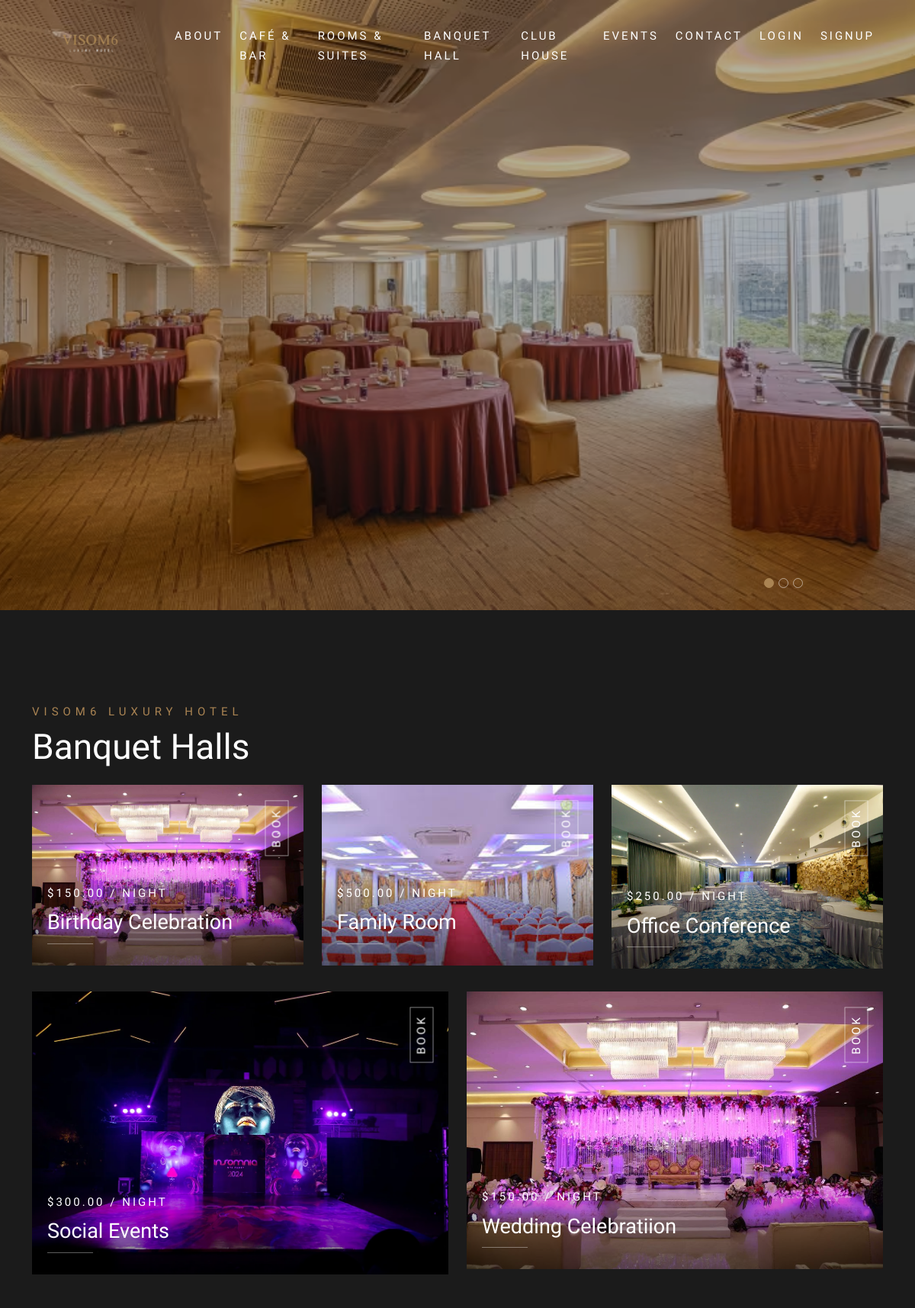
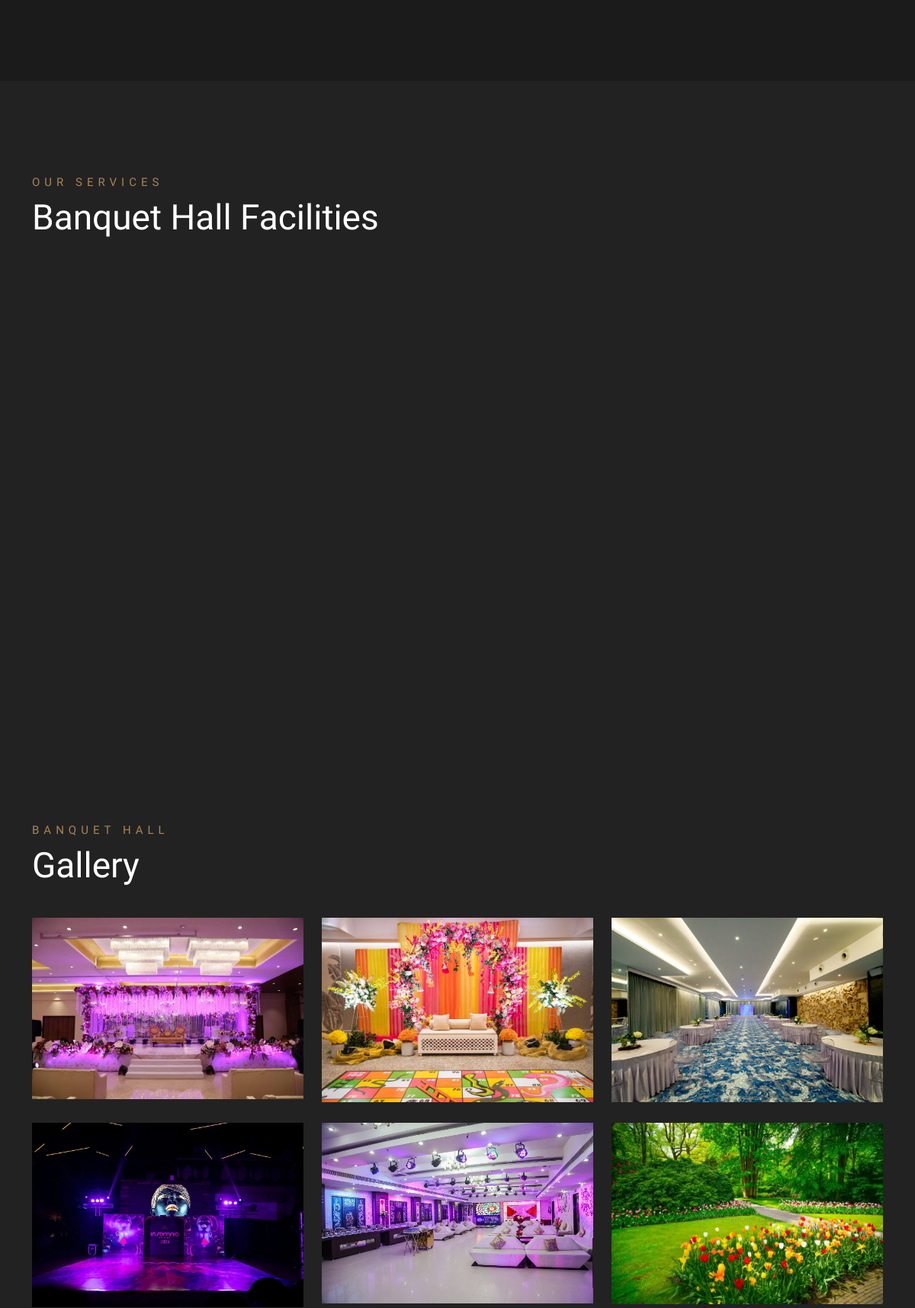
/banquet/ (upper part), run on the app's committed database (2 pictures, top to bottom).
### visom6/models.py (models this page shows, shortened)
class Hall(models.Model):
    BANQUET_TYPES = [
        ('birthday_hall', 'Birthday Celebration'),
        ('family_hall', 'Family Room'),
        ('office_hall', 'Office Conference'),
        ('social_hall', 'Social Events'),
        ('wedding_hall', 'Wedding Celebratiion'),
    ]
    hall_type = models.CharField(max_length=20, choices=BANQUET_TYPES, unique=True)
    price_per_night = models.DecimalField(max_digits=6, decimal_places=2)
    description = models.TextField(blank=True, null=True)
    image = models.ImageField(upload_to='halls/', blank=True, null=True)
    image1 = models.ImageField(upload_to='halls/', blank=True, null=True)
    image2= models.ImageField(upload_to='halls/', blank=True, null=True)
    max_persons = models.IntegerField()

### visom6/views.py (the view)
# urls.py: path('banquet/',views.banquet),
def banquet(request):
    halls = Hall.objects.all()  # Retrieve all hall instances
    return render(request, 'banquet.html', {'halls': halls})

### templates/banquet.html (shortened to what this page needs)
{% load static %}
{% include "header.html" %}
    <header class="header slider">
        <div class="owl-carousel owl-theme">
            <div class="text-center item bg-img" data-overlay-dark="3" data-background={% static "img/restaurant/s1.avif" %}></div>
        </div>
    </header>
    <section class="rooms1 section-padding bg-darkblack" data-scroll-index="1">
        <div class="container">
            <div class="row">
                <div class="col-md-12">
                    <div class="section-subtitle">Visom6 Luxury Hotel</div>
                    <div class="section-title">Banquet Halls</div>
                </div>
            </div>
            <div class="row">
                {% for hall in halls %}
                    <div class="{% if forloop.counter == 4 or forloop.counter == 5 %}col-md-6{% else %}col-md-4{% endif %}">
                        <div class="item">
                            <div class="position-re o-hidden">
                                <img src="{{ hall.image.url }}" alt="">
                            </div>
                            <span class="category"><a href="{% url 'booking_hall' hall.id %}">Book</a></span>
                            <div class="con">
                                <h6><a href="{% url 'booking_hall' hall.id %}">${{ hall.price_per_night }} / Night</a></h6>
                                <h5><a href="{% url 'booking_hall' hall.id %}">{{ hall.get_hall_type_display }}</a></h5>
                                <div class="line"></div>
                            </div>
                        </div>
                    </div>
                {% endfor %}
            </div>
        </div>
    </section>
    <section class="facilties section-padding">
        <div class="container">
            <div class="row">
                <div class="col-md-12">
                    <div class="section-subtitle">Our Services</div>
                    <div class="section-title">Banquet Hall Facilities</div>
                </div>
            </div>
            <div class="row">
                <div class="col-md-4">
                </div>
                <div class="col-md-4">
                </div>
                <div class="col-md-4">
                </div>
                <div class="col-md-4">
                </div>
                <div class="col-md-4">
                </div>
                <div class="col-md-4">
                </div>
            </div>
        </div>
    </section>
    <section class="section-padding">
        <div class="container">
            <div class="row">
                <div class="col-12">
                    <div class="section-subtitle">Banquet Hall</div>
                    <div class="section-title">Gallery</div>
                </div>
                <div class="col-lg-4 col-md-6 col-sm-12 gallery-item">
                    <a href={% static "img/restaurant/hall1.jpeg" %} title="" class="img-zoom">
                        <div class="gallery-box">
                            <div class="gallery-img">
                                <img src={% static "img/restaurant/hall1.jpeg" %} class="img-fluid mx-auto d-block" alt="work-img">
                            </div>
                        </div>
                    </a>
                </div>
                <div class="col-lg-4 col-md-6 col-sm-12 gallery-item">
                    <a href={% static "img/restaurant/hall2.webp" %} title="" class="img-zoom">
                        <div class="gallery-box">
                            <div class="gallery-img">
                                <img src={% static "img/restaurant/hall2.webp" %} class="img-fluid mx-auto d-block" alt="work-img">
                            </div>
                        </div>
                    </a>
                </div>
                <div class="col-lg-4 col-md-6 col-sm-12 gallery-item">
                    <a href={% static "img/restaurant/hall3.webp" %} title="" class="img-zoom">
                        <div class="gallery-box">
                            <div class="gallery-img">
                                <img src={% static "img/restaurant/hall3.webp" %} class="img-fluid mx-auto d-block" alt="work-img">
                            </div>
                        </div>
                    </a>
                </div>
                <div class="col-lg-4 col-md-6 col-sm-12 gallery-item">
                    <a href={% static "img/restaurant/hall4.webp" %} title="" class="img-zoom">
                        <div class="gallery-box">
                            <div class="gallery-img">
                                <img src={% static "img/restaurant/hall4.webp" %} class="img-fluid mx-auto d-block" alt="work-img">
                            </div>
                        </div>
                    </a>
                </div>
                <div class="col-lg-4 col-md-6 col-sm-12 gallery-item">
                    <a href={% static "img/restaurant/hall6.jpg" %} title="" class="img-zoom">
                        <div class="gallery-box">
                            <div class="gallery-img">
                                <img src={% static "img/restaurant/hall6.jpg" %} class="img-fluid mx-auto d-block" alt="work-img">
                            </div>
                        </div>
                    </a>
                </div>
                <div class="col-lg-4 col-md-6 col-sm-12 gallery-item">
                    <a href={% static "img/restaurant/garden.webp" %} title="" class="img-zoom">
                        <div class="gallery-box">
                            <div class="gallery-img">
                                <img src={% static "img/restaurant/garden.webp" %} class="img-fluid mx-auto d-block" alt="work-img">
                            </div>
                        </div>
                    </a>
                </div>
            </div>
        </div>
    </section>
{% include "footer.html" %}

### data on the page
Hall: image (picture), price_per_night "150.00", hall_type "Birthday Celebration"
Hall: image (picture), price_per_night "500.00", hall_type "Family Room"
Hall: image (picture), price_per_night "250.00", hall_type "Office Conference"
Hall: image (picture), price_per_night "300.00", hall_type "Social Events"
Hall: image (picture), price_per_night "150.00", hall_type "Wedding Celebratiion"
